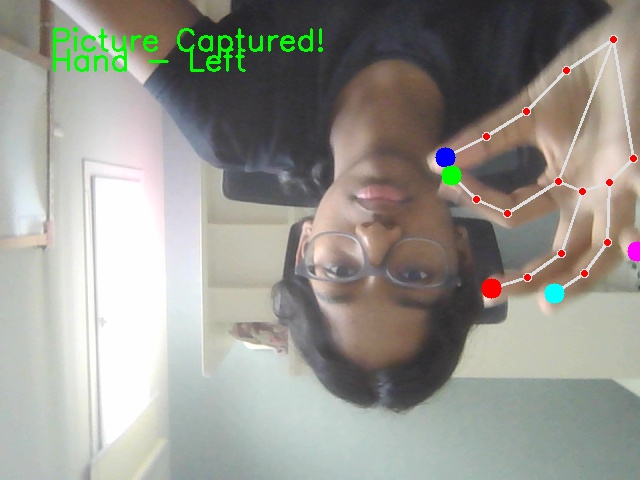
#> input picture Main 6/main.py/picture_1757140564.jpg, 640 x 480 px, given in place of the camera
$ python Main2.py
#> lines starting #> are read from the running program, lines starting #| are printed output that depends on the picture; after the words box and inside, x2 and y2 are one past the last pixel; in counts of white or black regions, pixels touching at a corner belong together
import cv2

import numpy as np

import matplotlib.pyplot as plt

cap = cv2.VideoCapture(0, cv2.CAP_DSHOW)

cap.set(cv2.CAP_PROP_FRAME_WIDTH, 640)

cap.set(cv2.CAP_PROP_FRAME_HEIGHT, 480)

if not cap.isOpened():

 raise RuntimeError("Could not open camera")

# print(frame.shape, frame.dtype) # e.g., (480, 640, 3) uint8

while True:


 ret, frame = cap.read()
#> frame is the input picture: shape (480, 640, 3); mean B, G, R 143.4, 150.7, 151.5

############## Skin Masking #############

# 1. Convert to HSV for color filtering

 hsv = cv2.cvtColor(frame, cv2.COLOR_BGR2HSV)
#> hsv: shape (480, 640, 3); mean H, S, V 59.5, 31, 158.3

# 2. Define the range for skin color in HSV

 lower_skin = np.array([0, 20, 70], dtype=np.uint8)

 upper_skin = np.array([40, 255, 255], dtype=np.uint8)


# 3. Create a mask to detect skin color

 mask = cv2.inRange(hsv, lower_skin, upper_skin)
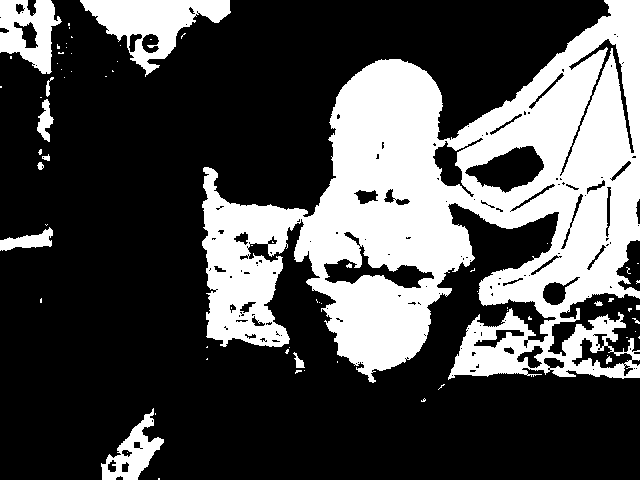
#> mask: shape (480, 640); 30.6% white; 72 white regions (58 under 20 px)

# 4. Apply the mask to the frame

 result = cv2.bitwise_and(frame, frame, mask=mask)
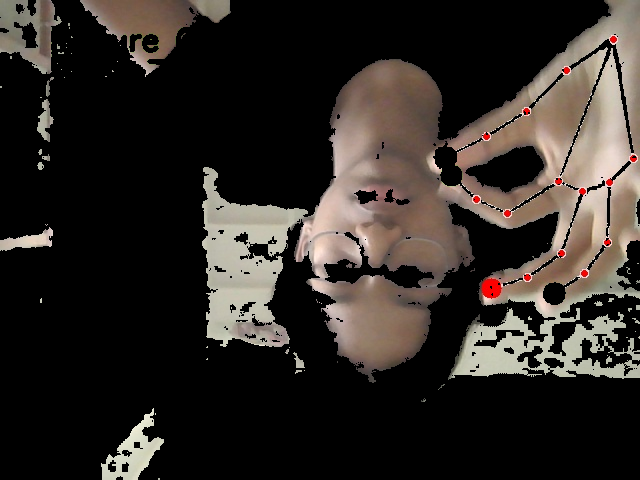
#> result: shape (480, 640, 3); mean B, G, R 38.4, 42.7, 48.1

############# Applying Contours #############

 contours, _ = cv2.findContours(mask, cv2.RETR_EXTERNAL, cv2.CHAIN_APPROX_SIMPLE)
#> contours = 65 contours, 55 with area under 20; largest, box (x1, y1, x2, y2) and area: (202, 0, 640, 383) 91224, (80, 0, 231, 77) 5058, (0, 0, 62, 74) 2964, (101, 408, 164, 480) 1848, (0, 227, 53, 251) 568

# If contours are found, draw them

 if contours:

# print("Flag 1")

  max_contour = max(contours, key=cv2.contourArea) # Get largest contour
#> max_contour = contour of 2009 points, box (x1, y1, x2, y2) (202, 0, 640, 383), area 91224

 if cv2.contourArea(max_contour) > 500: # Ignore small contours

# Draw the bounding box around the detected hand

  x, y, w, h = cv2.boundingRect(max_contour)
#> x = 202; y = 0; w = 438; h = 383

  cv2.rectangle(result, (x, y), (x + w, y + h), (0, 255, 0), 2)
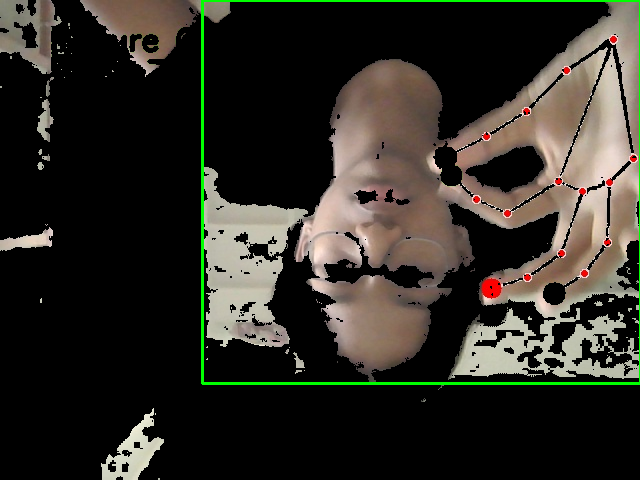
#> result: shape (480, 640, 3); 1.21% of pixels changed, all inside (x1, y1, x2, y2) = (201, 0, 640, 385)

# Get the center of the hand for further tracking or interaction

  center_x = int(x + w / 2)
#> center_x = 421

  center_y = int(y + h / 2)
#> center_y = 191

  cv2.circle(result, (center_x, center_y), 5, (0, 0, 255), -1) # Red dot at cente
#> result: shape (480, 640, 3); 0.03% of pixels changed, all inside (x1, y1, x2, y2) = (416, 186, 427, 197)

  cv2.imshow("original Frame",frame)

  cv2.imshow("Filtered Frame", result)

# Exit on q / ESC

  key = cv2.waitKey(1) & 0xFF
#> (key q is pressed here)

 if key in (ord('q'), 27):

  break


# cv2.waitkey(0)

cap.release()

cv2.destroyAllWindows()
